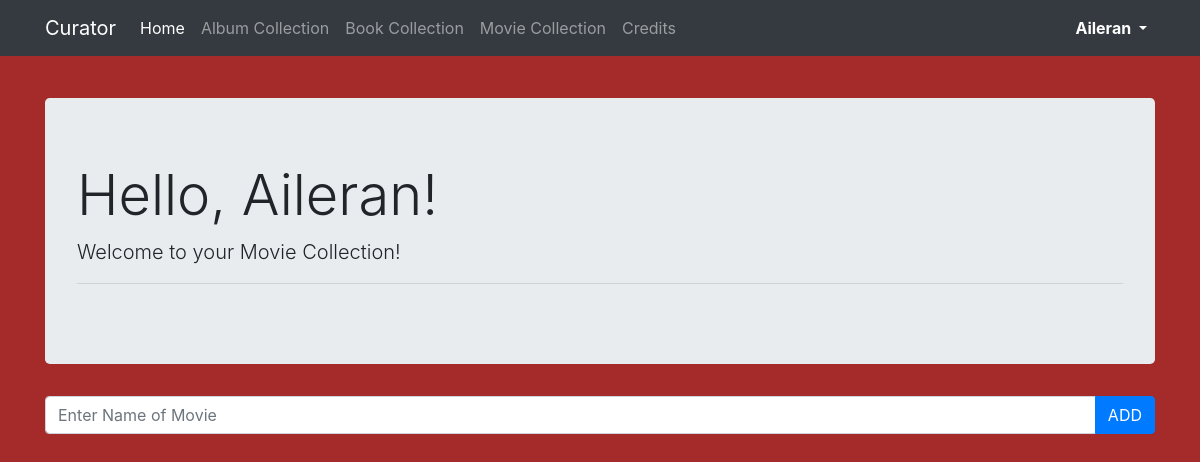
Page /library/movie/ (signed in) on the earlier database version.
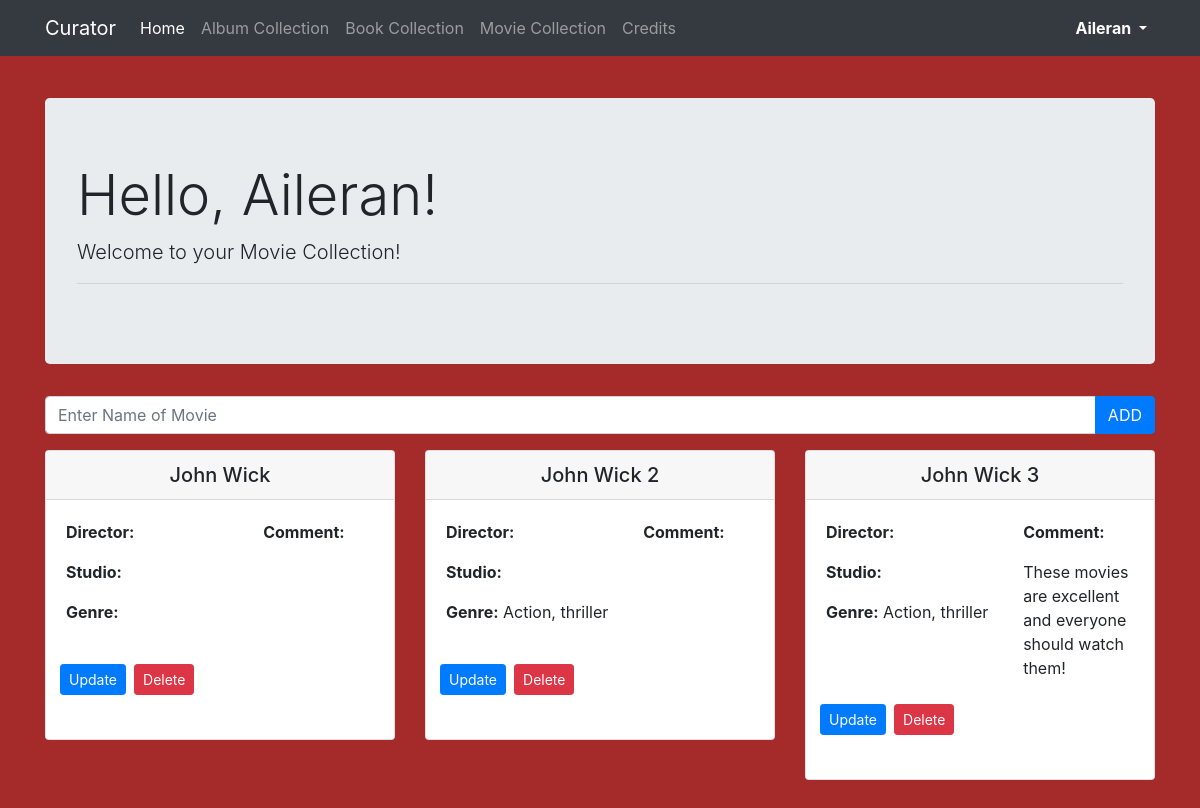
Same page on the later database version.
### library/models.py (models this page shows, shortened)
class Movie(models.Model):
    title = models.CharField(max_length=60)
    director = models.CharField(max_length=60, blank=True)
    studio = models.CharField(max_length=60, blank=True)
    genre = models.CharField(max_length=60, blank=True)
    date_added = models.DateField(auto_now_add=True)
    comment = models.TextField(blank=True)
    owner = models.CharField(max_length=150, blank=True)

### library/views.py (the view)
# urls.py: path('movie/', views.movie, name='movie'),
def movie(request):
    user = User.objects.get(username=request.user.username)
    user_movies = Movie.objects.filter(owner=user).order_by('title')
    return render(request, 'library/movie_collection.html', {"Movies": user_movies})

### templates/library/movie_collection.html (shortened to what this page needs)
{% extends 'library/base.html' %}
{% block body %}
    <div class="jumbotron">
        <h1 class="display-4 text-capitalize">Hello, {{user.username}}!</h1>
        <p class="lead">Welcome to your Movie Collection!</p>
        <hr>
    </div>
    <div>
        <form action="{%  url 'add_movie' %}" method="post">
            <div class="input-group mb-3">
                <input type="text" class="form-control" placeholder="Enter Name of Movie" name="title" required aria-label="title">
                <div class="input-group-append">
                    <button id="Play_Button" class="btn btn-primary" type="submit">ADD</button>
                </div>
            </div>
        </form>
    </div>
    <div class="row justify-content-left">
        {% for Movie in Movies %}
            <div class="col-md-6 col-xl-4 mb-3">
                <div class="card">
                    <h5 class="card-header text-center">{{Movie.title}}</h5>
                    <div class="row card-body">
                        <div class="col-md-7 mb-3">
                            <p class="card-text"><b>Director:</b> {{Movie.director}}</p>
                            <p class="card-text"><b>Studio:</b> {{Movie.studio}}</p>
                            <p class="card-text"><b>Genre:</b> {{Movie.genre}}</p>
                        </div>
                        <div class="col-md-5">
                            <p><b>Comment:</b></p>
                            <p class="card-text"> {{Movie.comment}}</p>
                        </div>
                        <div class="row card-body">
                            <a class="btn btn-primary btn-sm m-1" href="{% url 'update_movie' Movie.id %}"> Update</a>
                            <a class="btn btn-danger btn-sm m-1" href="{% url 'delete_movie' Movie.id %}"> Delete</a>
                        </div>
                    </div>
                </div>
            </div>
        {% endfor %}
    </div>
{% endblock %}

Differences in the rows shown:
added Movie: title "John Wick"
added Movie: title "John Wick 2", genre "Action, thriller"
added Movie: title "John Wick 3", genre "Action, thriller", comment "These movies are excellent and everyone should watch them!"
